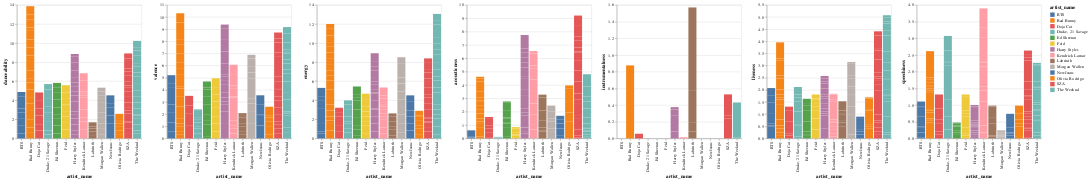

The notebook cell this image was saved under:
### Code cell
alt.Chart(df_std).mark_bar().encode(
    x=alt.X("artist_name"),
    y=alt.Y(alt.repeat("column"), type="quantitative"),
    color="artist_name"
).repeat(
    column=fields
)

### Figure 1 — Vega-Lite specification as saved in the notebook (floating-point values rounded to 4 significant figures; data arrays with more than 128 entries replaced by an {"elided": "..."} marker saying what was removed)
{"config": {"view": {"continuousWidth": 400, "continuousHeight": 300}}, "repeat": {"column": ["danceability", "valence", "energy", "acousticness", "instrumentalness", "liveness", "speechiness"]}, "spec": {"data": {"name": "data-1f548d97c12e86cfbedacdb9240030b1"}, "mark": "bar", "encoding": {"color": {"field": "artist_name", "type": "nominal"}, "x": {"field": "artist_name", "type": "nominal"}, "y": {"field": {"repeat": "column"}, "type": "quantitative"}}}, "$schema": "https://vega.github.io/schema/vega-lite/v4.17.0.json", "datasets": {"data-1f548d97c12e86cfbedacdb9240030b1": {"elided": "159 records"}}}
